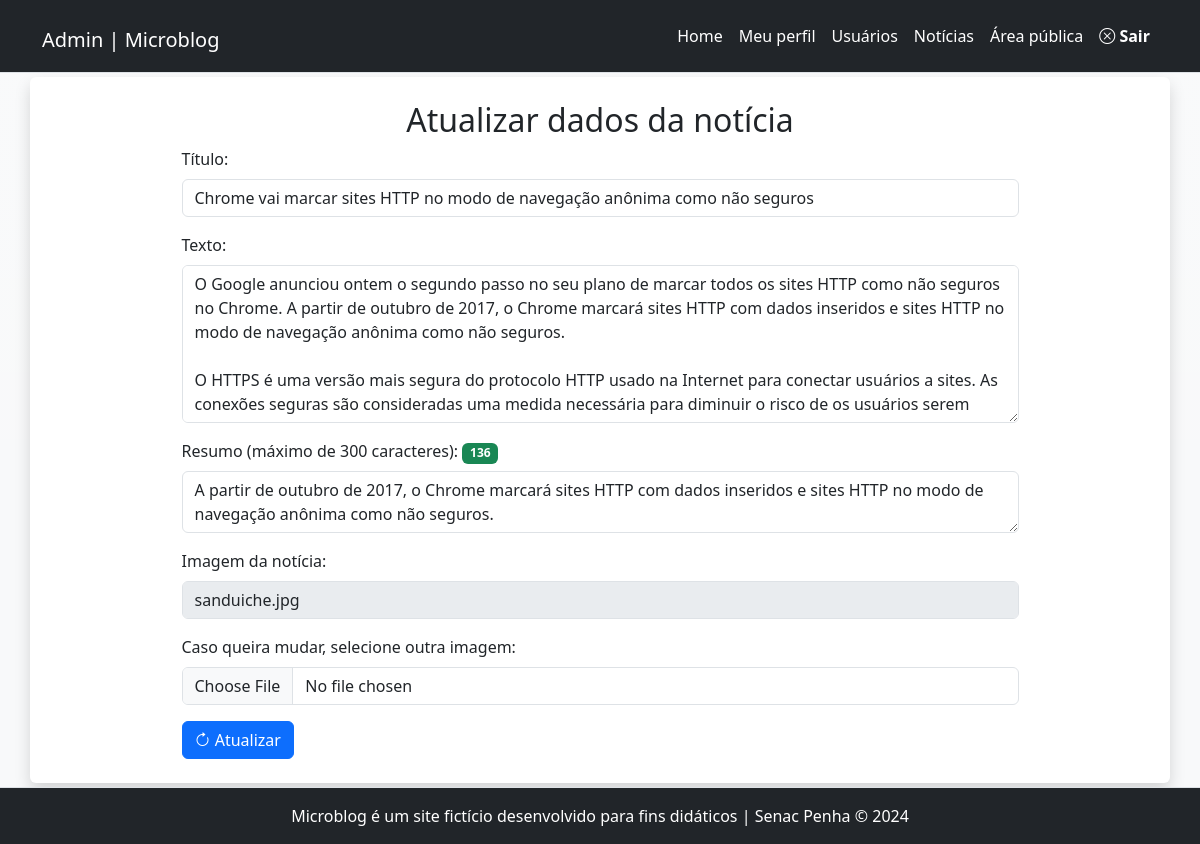
/admin/noticia-atualiza.php?id=6 (signed in), run on an earlier commit of the app's database.
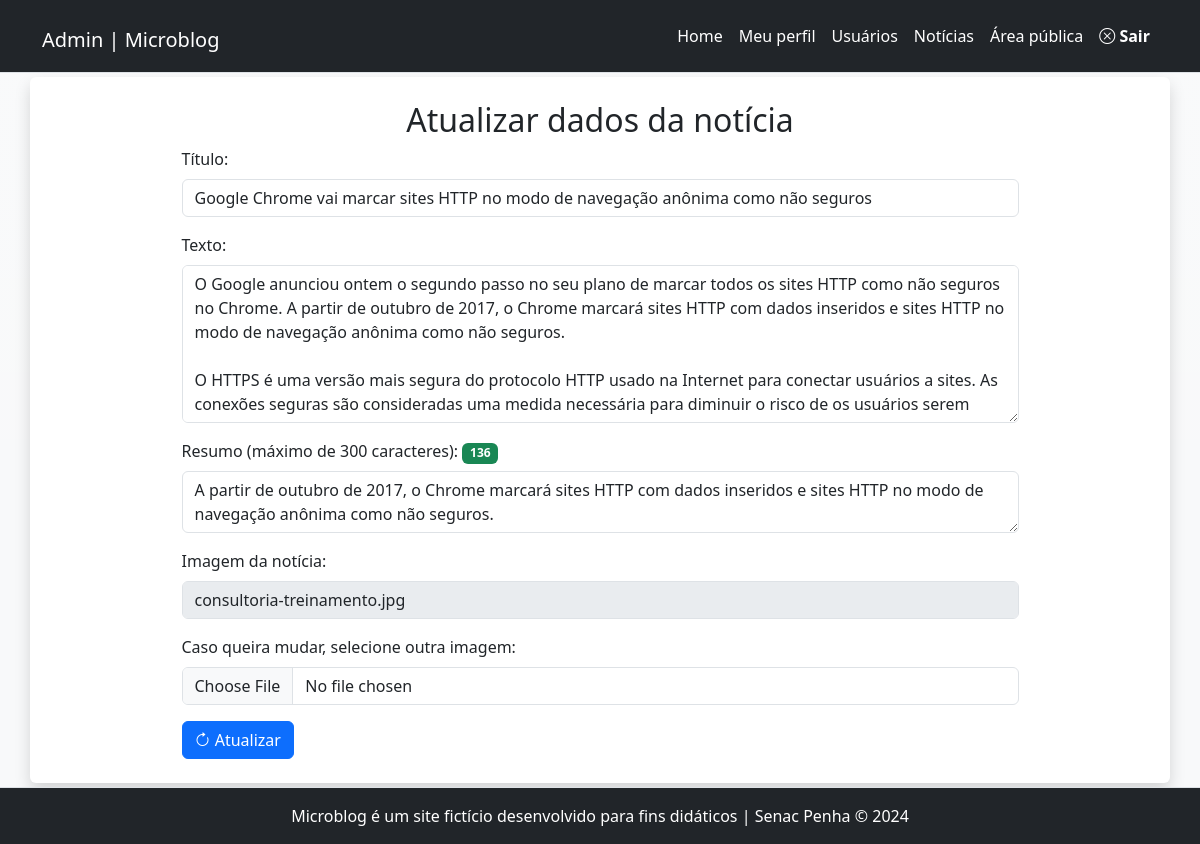
And on a later commit of the database.
### tables this page shows
CREATE TABLE `noticias` (
  `id` int(11) NOT NULL,
  `data` datetime NOT NULL DEFAULT current_timestamp(),
  `titulo` varchar(150) NOT NULL,
  `texto` text NOT NULL,
  `resumo` tinytext NOT NULL,
  `imagem` varchar(45) NOT NULL,
  `usuario_id` int(11) NOT NULL
);

### inc/funcoes-noticias.php (called while the page is built, shortened)
<?php
function lerUmaNoticia($idNoticia, $idUsuario, $tipoUsuario, $conexao){
    if($tipoUsuario == 'admin'){
        $sql = "SELECT * FROM noticias WHERE id = $idNoticia";
    } else {
        $sql = "SELECT * FROM noticias
                WHERE id = $idNoticia AND usuario_id = $idUsuario";
    }
    $resultado = mysqli_query($conexao, $sql) or die(mysqli_error($conexao));
    return mysqli_fetch_assoc($resultado);
}

### admin/noticia-atualiza.php (the view, shortened to what this page needs)
<?php
require_once "../inc/cabecalho-admin.php";
require_once "../inc/funcoes-noticias.php";
$idNoticia = $_GET['id'];
$idUsuario = $_SESSION['id'];
$tipoUsuario = $_SESSION['tipo'];
$dadosNoticia = lerUmaNoticia(
   $idNoticia, $idUsuario, $tipoUsuario, $conexao
);
?>
<div class="row">
    <article class="col-12 bg-white rounded shadow my-1 py-4">
        <h2 class="text-center">
            Atualizar dados da notícia
        </h2>
        <form enctype="multipart/form-data" autocomplete="off" class="mx-auto w-75" action="" method="post" id="form-atualizar" name="form-atualizar">
            <div class="mb-3">
                <label class="form-label" for="titulo">Título:</label>
                <input
                value="<?=$dadosNoticia['titulo']?>" class="form-control" required type="text" id="titulo" name="titulo">
            </div>
            <div class="mb-3">
                <label class="form-label" for="texto">Texto:</label>
                <textarea class="form-control" required name="texto" id="texto" cols="50" rows="6"><?=$dadosNoticia['texto']?></textarea>
            </div>
            <div class="mb-3">
                <label class="form-label" for="resumo">Resumo (máximo de 300 caracteres):</label>
                <span id="maximo" class="badge bg-danger">0</span>
                <textarea class="form-control" required name="resumo" id="resumo" cols="50" rows="2" maxlength="300"><?=$dadosNoticia['resumo']?></textarea>
            </div>
            <div class="mb-3">
                <label for="imagem-existente" class="form-label">Imagem da notícia:</label>
                <input
                value="<?=$dadosNoticia['imagem']?>" class="form-control" type="text" id="imagem-existente" name="imagem-existente" readonly disabled>
            </div>
            <div class="mb-3">
                <label for="imagem" class="form-label">Caso queira mudar, selecione outra imagem:</label>
                <input class="form-control" type="file" id="imagem" name="imagem" accept="image/png, image/jpeg, image/gif, image/svg+xml">
            </div>
            <button class="btn btn-primary" name="atualizar"><i class="bi bi-arrow-clockwise"></i> Atualizar</button>
        </form>
    </article>
</div>
<?php
require_once "../inc/rodape-admin.php";
?>

What changed in the data, as far as the page shows it:
changed noticias: titulo "Chrome vai marcar sites HTTP no modo de navegação anônima como não seguros" → "Google Chrome vai marcar sites HTTP no modo de navegação anônima como não seguros"; imagem-existente "sanduiche.jpg" → "consultoria-treinamento.jpg"
